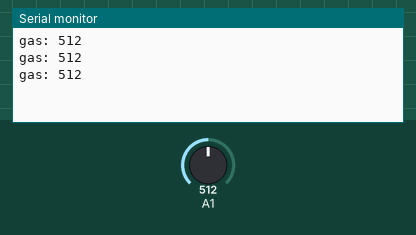
Bench run of a sketch on a simulated Arduino Uno, built with avr-gcc and run on an emulated ATmega328P. Parts: the last lines printed to the serial monitor. The inputs (shaded band) are chosen by the test bench; at power-on: A1 = 512.

Above: at 1.3 s.
1.4 s: A1 set to 716
At 1.9 s:
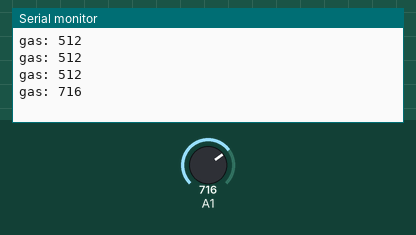
2.9 s: A1 set to 900
At 3.4 s:
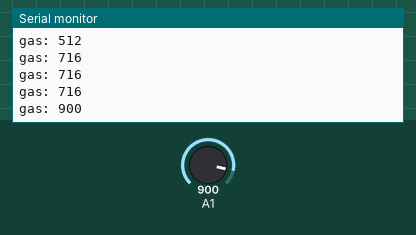
Timing chart, 0 to 5.9 s (numbered marks = the images above; inputs shaded):
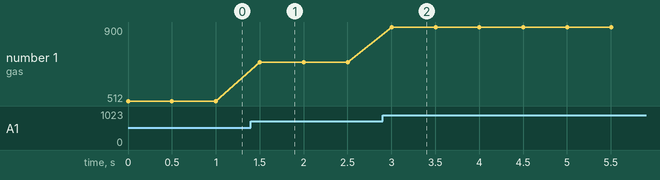

Measured:
- after the input at 1.4 s, the serial monitor: prints a new line after 0.10 s (image 1)
- after the input at 2.9 s, the serial monitor: prints a new line after 0.10 s (image 2)
- plotted number 1: 512 → 716 after the input at 1.4 s, 716 → 900 after the input at 2.9 s

The sketch:

SensorGas.ino
```cpp
int gas = 0;


void setup() {
    Serial.begin(9600);

}

void loop() {
   gas = analogRead(1); //imprime el valor de gas de 20ppm a 3000ppm (partes por millon de gas
   Serial.print("gas: ");
   Serial.println(gas);
   delay(500);
}
```
